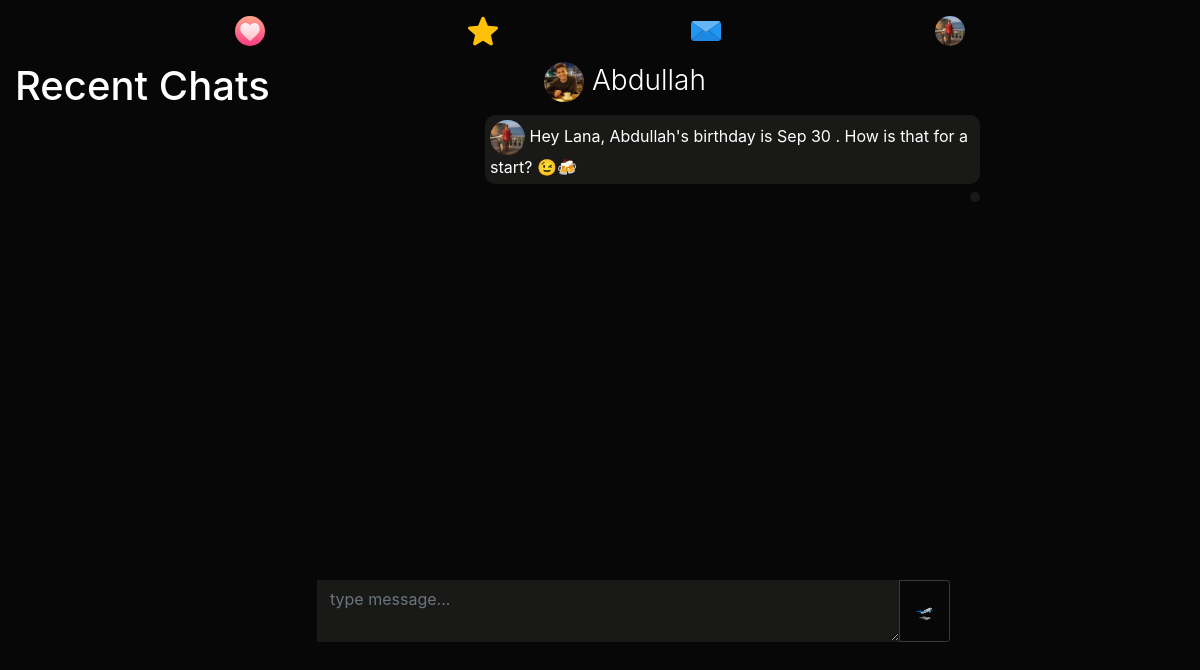
The page /m/abdullah (signed in) on the database as committed earlier.
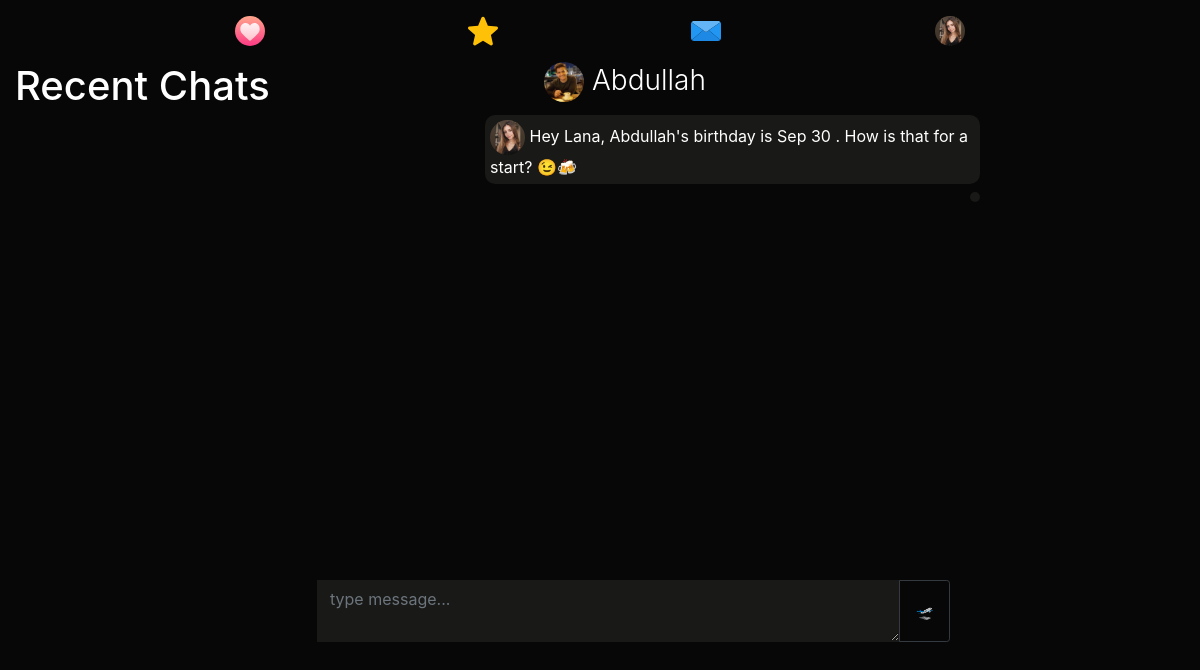
The same page on the database as committed later.
### dating/models.py (models this page shows, shortened)
class User(db.Model, UserMixin):
	id = db.Column(db.Integer, primary_key=True)
	username = db.Column(db.String(20), unique=True, nullable=False)
	email = db.Column(db.String(120), unique=True, nullable=True)
	dp = db.Column(db.String(20), nullable=False, default='default.jpg')
	dp2 = db.Column(db.String(20), nullable=False, default='flip.png')
	dp3 = db.Column(db.String(20), nullable=False, default='plane.png')
	password = db.Column(db.String(60), nullable=False)
	last_seen = db.Column(db.DateTime, default=datetime.utcnow)
	date_joined = db.Column(db.DateTime, nullable=False, default=datetime.utcnow)
	department = db.Column(db.String(20), nullable=False)
	student_number = db.Column(db.Integer(), unique=True, nullable=True)
	age = db.Column(db.DateTime, nullable=False)
	gender = db.Column(db.String(20), nullable=False)
	country = db.Column(db.String(20), default="Cyprus", nullable=True)
	bio = db.Column(db.String(120), nullable=True)
	private = db.Column(db.Boolean, default=False, nullable=False)
	snapchat = db.Column(db.String(20), default="snapchat", nullable=True)
	instagram = db.Column(db.String(20), default="instagram", nullable=True)
	followed = db.relationship(
		'User', secondary=followers,
		primaryjoin=(followers.c.follower_id == id),
		secondaryjoin=(followers.c.followed_id == id),
		backref=db.backref('followers', lazy='dynamic'), lazy='dynamic')
	messages_sent = db.relationship('Message',
									foreign_keys='Message.sender_id',
									backref='author', lazy='dynamic')
	messages_received = db.relationship('Message',
										foreign_keys='Message.recipient_id',
										backref='recipient', lazy='dynamic')
	last_message_read_time = db.Column(db.DateTime)
	def new_messages(self):
		last_read_time = self.last_message_read_time or datetime(1900, 1, 1)
		return Message.query.filter_by(recipient=self).filter(
			Message.timestamp > last_read_time).count()

### dating/routes.py (the view)
@app.route('/m/<recipient>', methods=['GET', 'POST'])
@login_required
def message(recipient):
	current_user.last_message_read_time = datetime.utcnow()
	db.session.commit()
	recipient = recipient.lower()
	user = User.query.filter_by(username=recipient).first_or_404()
	current_user.last_message_read_time = datetime.utcnow()
	db.session.commit()
	form = MessageForm()
	if form.validate_on_submit():
		msg = m(author=current_user, recipient=user, body=form.message.data)
		db.session.add(msg)
		db.session.commit()
		flash('Your message has been sent.', 'success')
		return redirect(url_for('message', recipient=recipient))
	sent = current_user.messages_sent.filter_by(recipient_id=user.id)
	received = current_user.messages_received.filter_by(sender_id=user.id)
	messages = sent.union(received).order_by(m.timestamp.asc())
	messages_received = current_user.messages_received.order_by(m.timestamp.desc())
	messages_sent = current_user.messages_sent.order_by(m.timestamp.desc())
	recent_chats = list()
	for message in messages_received:
		recent_chats.append(message.author)
	for message in messages_sent:
		recent_chats.append(message.recipient)
	recent_chats = list(dict.fromkeys(recent_chats))
	return render_template('send_message.html', recipient=recipient, title="Chat with " + recipient.title() , user=user, form=form, messages=messages, recent_chats=recent_chats)

### dating/forms.py
class MessageForm(FlaskForm):
    message = TextAreaField((''), validators=[DataRequired()]) #Length(min=0, max=140)
    submit = SubmitField('🛫')

### dating/models.py (called while the page is built)
@login_manager.user_loader
def load_user(user_id):
	return User.query.get(int(user_id))

### dating/routes.py (called while the page is built)
@app.before_request
def before_request():
	if current_user.is_authenticated:
		current_user.last_seen = datetime.utcnow()
		db.session.commit()

### dating/templates/send_message.html (shortened to what this page needs)
{% extends "layout.html" %}
{% block content %}
<div class="container-fluid">
  <div class="row">
    <div class="col-lg-3 d-none d-lg-block position-fixed">
       <h1>
        Recent Chats
         {% set new_messages = current_user.new_messages() %}<span id="message_count" class="badge badge-warning"style="visibility: {% if new_messages %}visible{% else %}hidden {% endif %};">{{ new_messages }}</span></a>
      </h1>
      <div style="overflow:auto;height:500px;padding-right:5px;">
    </div>
</div>
    <div class="col-lg-7 offset-lg-3">
      <h3 style="text-align:center;margin-left:-50px;">
        <img src="{{ url_for('static', filename='profile_pics/' + user.dp) }}" alt="default profile" style="width:40px;height:40px;border-radius:50%;">
        <a href="{{url_for('user_posts', username=recipient)}}" style="color:#fff;">{{user.username.title()}}
           </a></h3>
           <div style="overflow-y:auto;height:460px;padding:5px;">
      {% for message in messages %}
          <p class="mb-2"
          style="
          {% if message.author == current_user%}
            text-align:left;padding:5px;border-radius:10px;display:inline-block;float:right;clear:both;max-width:75%;background:#191917;
          {%else%}
            text-align:left;padding:5px;border-radius:10px;display:inline-block;max-width:75%;border:2px solid #191917;
          {% endif %}">
          {% if message.author != current_user %}
          <img src="{{ url_for('static', filename='profile_pics/' + message.author.dp) }}" alt="profile pic" title="{{message.author.username.lower()}}" style="width:30px;height:30px;border-radius:50%">
          {% endif %}
          {{message.body | safe | urlize(40, target='_blank')}}
          <br>
          <small style="display:inline-block;float:right;">{{ moment(message.timestamp).fromNow() }}</small>
        </p>
        <br>
        {% else %}
            <p class="mb-2" style="text-align:left;padding:5px;border-radius:10px;display:inline-block;float:right;clear:both;max-width:75%;background:#191917;">
            <img src="{{ url_for('static', filename='profile_pics/' + current_user.dp) }}" alt="profile pic"style="width:35px;height:35px;border-radius:50%">
            Hey {{current_user.username.title()}}, {{user.username.title()}}'s birthday is {{user.age.strftime(' %b %d ')}}. How is that for a start? 😉🍻
            </p>
            <p class="mb-2" style="text-align:left;padding:5px;border-radius:10px;display:inline-block;float:right;clear:both;max-width:75%;background:#191917;">
            </p>
        {% endfor %}
        </div>
      <div class="post" style="background:none;padding:2px;width:95%;">
          <form method="POST" action="" enctype="multipart/form-data">
            <div class="input-group mt-2 mr-2" style="overflow:hidden">
              {% if form.message.errors %}
                {{ form.message(class="form-control border-0 rounded-0 resize-none dark-theme border border-dark", placeholder="type message...") }}
                <div class="invalid-feedback">
                  {% for error in form.message.errors %}
                    <span>{{ error }}</span>
                  {% endfor %}
                </div>
                  {% else %}
                    {{ form.message(class="form-control border-0 rounded-0 resize-none dark-theme border border-dark", placeholder="type message...") }}
                  {% endif %}
                  <div class="input-group-append">
                    {{ form.submit(class="btn btn-outline-dark btn-sm p-3") }}
                  </div>
              </div>
          </form>
  </div>
</div>
{% endblock content %}

### dating/templates/layout.html (shortened to what this page needs)
<!doctype html>
<html lang="en">
  <head>
    <link rel="stylesheet" href="https://stackpath.bootstrapcdn.com/bootstrap/4.3.1/css/bootstrap.min.css">
    <link rel="stylesheet" type="text/css" href="{{ url_for('static', filename='main.css') }}">
  </head>
  <body>
<nav class="navbar navbar-expand-md navbar-dark sticky-top justify-content-center d-none d-lg-block">
   <ul class="nav">
    <li {% if '/home' == request.path %}  class="active" {% endif %}>
      <a href="{{url_for('home')}}"><img src="{{ url_for('static', filename='resources/' + 'swipe.svg') }}" style="width:30px;height:30px;"></a>
    </li>
    <li {% if '/discover' == request.path %}  class="active" {% endif %}>
      <a href="{{url_for('discover')}}"><img src="{{ url_for('static', filename='resources/' + 'like.svg') }}" style="width:30px;height:30px;"></a>
    </li>
    <li {% if '/messages' == request.path %}  class="active" {% endif %}>
      <a href="{{url_for('messages')}}">
        <img src="{{ url_for('static', filename='resources/' + 'message.svg') }}" style="width:30px;height:30px;">
      </a>
    </li>
    <li>
      <a href="{{url_for('user_posts', username=current_user.username)}}">
        {% if current_user.is_authenticated %}
          <img src="{{ url_for('static', filename='profile_pics/' + current_user.dp) }}" style="width:30px;height:30px;border-radius:50%">
        {% else %}
        <img src="https://www.flaticon.com/premium-icon/icons/svg/3133/3133799.svg" style="width:30px;height:30px;">
        {% endif %}
      </a>
    </li>
</ul>
</nav>
  {% block content %} {% endblock %}
  </body>
</html>

Rows that differ between the two databases and show on the page:
changed User "Lana": dp: a different picture
